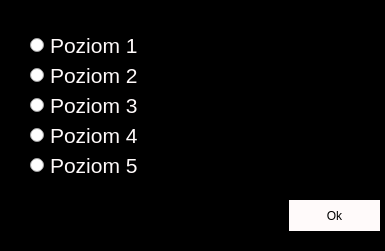
<?xml version="1.0" encoding="UTF-8"?>
<ui version="4.0">
 <class>Selectlvl</class>
 <widget class="QDialog" name="Selectlvl">
  <property name="geometry">
   <rect>
    <x>0</x>
    <y>0</y>
    <width>385</width>
    <height>251</height>
   </rect>
  </property>
  <property name="windowTitle">
   <string>Wybierz poziom</string>
  </property>
  <property name="windowIcon">
   <iconset resource="Stuff.qrc">
    <normaloff>:/new/prefix1/Stuff/brick.svg</normaloff>:/new/prefix1/Stuff/brick.svg</iconset>
  </property>
  <property name="styleSheet">
   <string notr="true">QDialog{
	background-color:black;
}</string>
  </property>
  <widget class="QPushButton" name="ok">
   <property name="geometry">
    <rect>
     <x>289</x>
     <y>200</y>
     <width>91</width>
     <height>31</height>
    </rect>
   </property>
   <property name="styleSheet">
    <string notr="true">QPushButton{
	color:black;
	background-color:snow;
	border: solid gray 5px;
}
QPushButton:hover{
	color:snow;
	background-color:black;
	border:solid snow 5px;
}</string>
   </property>
   <property name="text">
    <string>Ok</string>
   </property>
  </widget>
  <widget class="QRadioButton" name="lvl1">
   <property name="geometry">
    <rect>
     <x>30</x>
     <y>30</y>
     <width>121</width>
     <height>31</height>
    </rect>
   </property>
   <property name="font">
    <font>
     <pointsize>16</pointsize>
    </font>
   </property>
   <property name="styleSheet">
    <string notr="true">QRadioButton{
	color:snow;
}</string>
   </property>
   <property name="text">
    <string>Poziom 1</string>
   </property>
  </widget>
  <widget class="QRadioButton" name="lvl2">
   <property name="geometry">
    <rect>
     <x>30</x>
     <y>60</y>
     <width>121</width>
     <height>31</height>
    </rect>
   </property>
   <property name="font">
    <font>
     <pointsize>16</pointsize>
    </font>
   </property>
   <property name="styleSheet">
    <string notr="true">QRadioButton{
	color:snow;
}</string>
   </property>
   <property name="text">
    <string>Poziom 2</string>
   </property>
  </widget>
  <widget class="QRadioButton" name="lvl3">
   <property name="geometry">
    <rect>
     <x>30</x>
     <y>90</y>
     <width>121</width>
     <height>31</height>
    </rect>
   </property>
   <property name="font">
    <font>
     <pointsize>16</pointsize>
    </font>
   </property>
   <property name="styleSheet">
    <string notr="true">QRadioButton{
	color:snow;
}</string>
   </property>
   <property name="text">
    <string>Poziom 3</string>
   </property>
  </widget>
  <widget class="QRadioButton" name="lvl4">
   <property name="geometry">
    <rect>
     <x>30</x>
     <y>120</y>
     <width>121</width>
     <height>31</height>
    </rect>
   </property>
   <property name="font">
    <font>
     <pointsize>16</pointsize>
    </font>
   </property>
   <property name="styleSheet">
    <string notr="true">QRadioButton{
	color:snow;
}</string>
   </property>
   <property name="text">
    <string>Poziom 4</string>
   </property>
  </widget>
  <widget class="QRadioButton" name="lvl5">
   <property name="geometry">
    <rect>
     <x>30</x>
     <y>150</y>
     <width>121</width>
     <height>31</height>
    </rect>
   </property>
   <property name="font">
    <font>
     <pointsize>16</pointsize>
    </font>
   </property>
   <property name="styleSheet">
    <string notr="true">QRadioButton{
	color:snow;
}</string>
   </property>
   <property name="text">
    <string>Poziom 5</string>
   </property>
  </widget>
 </widget>
 <resources>
  <include location="Stuff.qrc"/>
 </resources>
 <connections/>
</ui>
